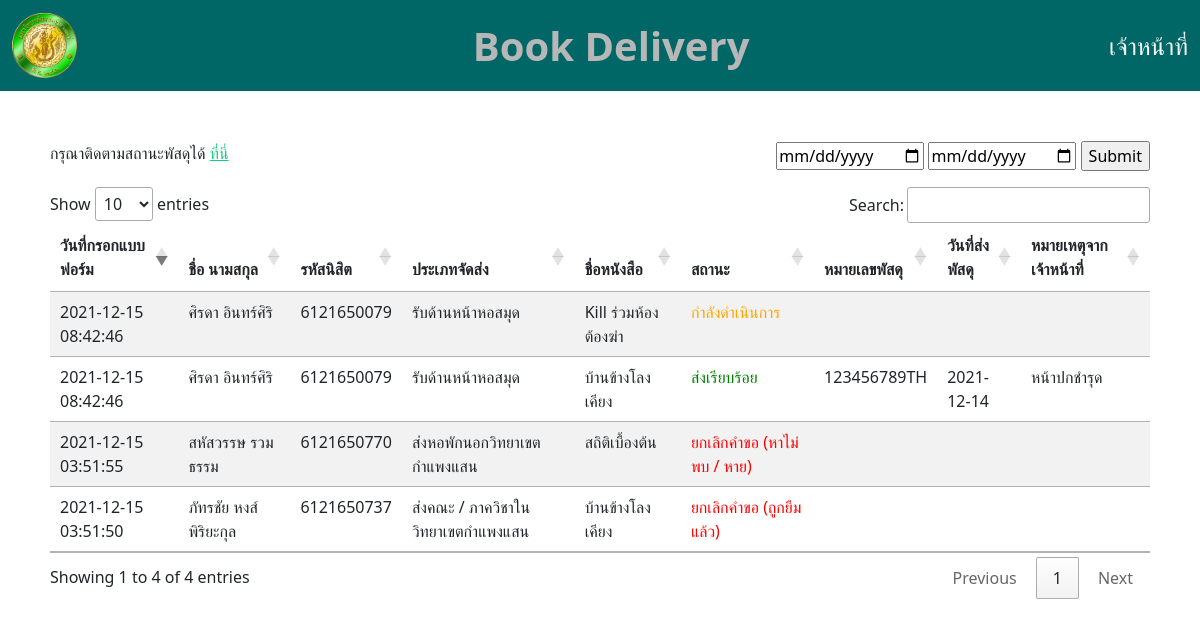
/user_table.php, run on the app's committed database.
### tables this page shows
CREATE TABLE `user_info` (
  `user_name` varchar(50) NOT NULL,
  `user_surname` varchar(50) NOT NULL,
  `user_id` int(10) NOT NULL,
  `user_title` enum('นิสิต','บุคลากรภายในมหาวิทยาลัย','ประชาชนทั่วไป') NOT NULL,
  `user_stdID` varchar(10) DEFAULT NULL,
  `user_faculty` varchar(50) NOT NULL,
  `user_department` varchar(50) NOT NULL,
  `user_email` varchar(50) NOT NULL,
  `user_tel` varchar(10) NOT NULL,
  `user_lineID` varchar(30) NOT NULL,
  `user_sendOption` enum('รับด้านหน้าหอสมุด','ส่งคณะ / ภาควิชาในวิทยาเขตกำแพงแสน','ส่งหอพักนอกวิทยาเขตกำแพงแสน','ส่งต่างจังหวัด') NOT NULL,
  `user_address` varchar(200) DEFAULT NULL,
  `user_date` timestamp NOT NULL DEFAULT current_timestamp() ON UPDATE current_timestamp()
);

CREATE TABLE `book` (
  `book_title` varchar(50) NOT NULL,
  `book_call` varchar(30) NOT NULL,
  `book_author` varchar(100) DEFAULT NULL,
  `book_id` int(10) NOT NULL,
  `book_user_id` int(10) NOT NULL,
  `book_comment` varchar(100) DEFAULT NULL
);

CREATE TABLE `bookstatus` (
  `status_book` enum('กำลังดำเนินการ','ส่งเรียบร้อย','ยกเลิกคำขอ (หาไม่พบ / หาย)','ยกเลิกคำขอ (มีที่ห้องสมุดอื่น)','ยกเลิกคำขอ (ส่งไฟล์แทนฉบับจริง)','ยกเลิกคำขอ (ถูกยืมแล้ว)') NOT NULL,
  `status_tracking` varchar(20) DEFAULT NULL,
  `status_id` int(10) NOT NULL,
  `status_book_id` int(10) NOT NULL,
  `status_dateSent` date DEFAULT NULL,
  `status_comment` varchar(100) DEFAULT NULL
);

### user_table.php (the view, shortened to what this page needs)
<?php
  require('connect.php');
?>
<!DOCTYPE html>
<html lang="en">
<head>
  <link rel="stylesheet" href="css/nav.css">
  <link rel="stylesheet" href="https://cdn.datatables.net/1.11.3/css/jquery.dataTables.min.css">
<link href="https://cdn.jsdelivr.net/npm/bootstrap@5.1.3/dist/css/bootstrap.min.css" rel="stylesheet">
</head>
<body>
<nav class="navbar navbar-light " style="background-color: #006666;">
      <div class="container-fluid">
        <a class="navbar-brand">
          <img src="img/KU_Logo.png" width="100%" height="65px" class="d-inline-block align-text-center">
          <a href="index.php"style="text-decoration:none;" class="nav_link"><span class="navbar-brand-left">Book Delivery</span></a>
        </a>
        <a class="navbar-brand-right nav_link" href="login.php">เจ้าหน้าที่</a>
      </div>
</nav>
<div style="padding:50px">
<div style="float:left;">
    <p>กรุณาติดตามสถานะพัสดุได้  <a href="https://track.thailandpost.co.th/%22%3Ehttps://track.thailandpost.co.th/" target="_blank" style="color: #1cc88a">ที่นี่</a></p>
</div>
    <form method = "post" autocomplete="off">
        <div style="float:right; margin-bottom: 1rem;">
            <input type="date" id="start" placeholder="Start Date" name="start_date">
            <input type="date" id="end" placeholder="End Date" name="end_date">
            <input type=submit>
        </div>
    </form>
  <table id="userInfo" class="table table-striped">
    <thead>
      <th>วันที่กรอกแบบฟอร์ม</th>
      <th>ชื่อ นามสกุล</th>
      <th>รหัสนิสิต</th>
      <th>ประเภทจัดส่ง</th>
      <th>ชื่อหนังสือ</th>
      <th>สถานะ</th>
      <th>หมายเลขพัสดุ</th>
      <th>วันที่ส่งพัสดุ</th>
      <th>หมายเหตุจากเจ้าหน้าที่</th>
    </thead>
    <tbody>
      <?php
      if(!empty($_POST['start_date']) and !empty($_POST['end_date'])){
      $stmt = $conn->query("SELECT user_info.user_date, user_info.user_name, user_info.user_surname, user_info.user_sendOption,user_info.user_stdID,
      book.book_title, bookstatus.status_book, bookstatus.status_tracking, bookstatus.status_dateSent, bookstatus.status_comment
                            FROM user_info
                            INNER JOIN book ON user_info.user_id=book.book_user_id
                            INNER JOIN bookstatus ON book.book_id=bookstatus.status_book_id
                            WHERE user_date BETWEEN CAST('$_POST[start_date]' AS DATE) AND CAST('$_POST[end_date]' AS DATE)+1;");
      }
      else{
      $stmt = $conn->query("SELECT user_info.user_date, user_info.user_name, user_info.user_surname, user_info.user_sendOption,user_info.user_stdID,
      book.book_title, bookstatus.status_book, bookstatus.status_tracking, bookstatus.status_dateSent, bookstatus.status_comment
                            FROM user_info
                            INNER JOIN book ON user_info.user_id=book.book_user_id
                            INNER JOIN bookstatus ON book.book_id=bookstatus.status_book_id");
      }
      $stmt->execute();
      $user_info = $stmt->fetchAll();
      foreach ($user_info as $user_info) {
      ?>
        <tr>
          <td><?php echo $user_info['user_date']?></td>
          <td><?php echo $user_info['user_name'] . " " . $user_info['user_surname']?> </td>
          <td><?php echo $user_info['user_stdID']?></td>
          <td><?php echo $user_info['user_sendOption']?></td>
          <td><?php echo $user_info['book_title'] ?></td>
          <?php if ($user_info['status_book'] == "กำลังดำเนินการ") {
            echo '<td style="color:orange;">'.$user_info['status_book'].'</td>';
            }
            else if ($user_info['status_book'] == "ส่งเรียบร้อย"){
            echo '<td style="color:green;">'.$user_info['status_book'].'</td>';
            }
            else if ($user_info['status_book'] == "ยกเลิกคำขอ (หาไม่พบ / หาย)" or $user_info['status_book'] == "ยกเลิกคำขอ (มีที่ห้องสมุดอื่น)" or $user_info['status_book'] == "ยกเลิกคำขอ (ถูกยืมแล้ว)" or $user_info['status_book'] == "ยกเลิกคำขอ (ส่งไฟล์แทนฉบับจริง)"){
            echo '<td style="color:red;">'.$user_info['status_book'].'</td>';
            }
            ?>
          <td><?php echo $user_info['status_tracking'] ?></td>
          <td><?php echo $user_info['status_dateSent'] ?></td>
          <td><?php echo $user_info['status_comment'] ?></td>
        </tr>
      <?php
      }
      ?>
    </tbody>
  </table>
</div>
</body>
</html>

### css/nav.css (style rules this page uses)
.navbar-brand-left { font-size: 2.5rem; font-weight:bold; text-align: left; padding-left: 20px; color: #B7B7B7; }
.navbar-brand-right { font-size: 1.5rem; font-weight:lighter; text-align: right; color: #B7B7B7; }
.nav_link:link { color: #f9f9f9; text-decoration:none; }

### data on the page
user_info: user_date "2021-12-15 08:42:46", user_name "ศิรดา", user_surname "อินทร์ศิริ", user_stdID "6121650079", user_sendOption "รับด้านหน้าหอสมุด", book.book_title "Kill ร่วมห้องต้องฆ่า", bookstatus.status_book "กำลังดำเนินการ", book.book_title "บ้านข้างโลงเคียง", bookstatus.status_book "ส่งเรียบร้อย", bookstatus.status_tracking "123456789TH", bookstatus.status_dateSent "2021-12-14", bookstatus.status_comment "หน้าปกชำรุด"
user_info: user_date "2021-12-15 03:51:50", user_name "ภัทรชัย", user_surname "หงส์พิริยะกุล", user_stdID "6121650737", user_sendOption "ส่งคณะ / ภาควิชาในวิทยาเขตกำแพงแสน", book.book_title "บ้านข้างโลงเคียง", bookstatus.status_book "ยกเลิกคำขอ (ถูกยืมแล้ว)"
user_info: user_date "2021-12-15 03:51:55", user_name "สหัสวรรษ", user_surname "รวมธรรม", user_stdID "6121650770", user_sendOption "ส่งหอพักนอกวิทยาเขตกำแพงแสน", book.book_title "สถิติเบื้องต้น", bookstatus.status_book "ยกเลิกคำขอ (หาไม่พบ / หาย)"
